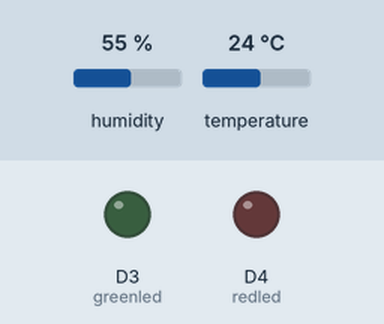
This sketch was run on a simulated ESP8266 (NodeMCU). Parts: output pins drawn as LEDs (lit = HIGH). The test bench sets the inputs (shaded band); at power-on: temperature 24 °C, humidity 55 %. WiFi joins after 1.5 s; servers stay silent unless stated; what the sketch prints to the serial monitor is not drawn.

Above: at 4.0 s.
4.1 s: temperature set to 27 °C
At 7.4 s:
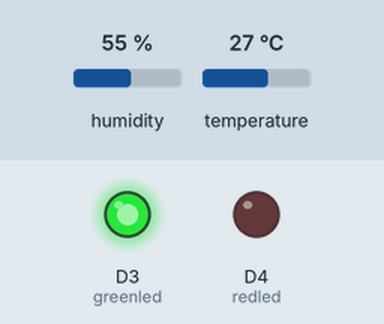
At 13.1 s:
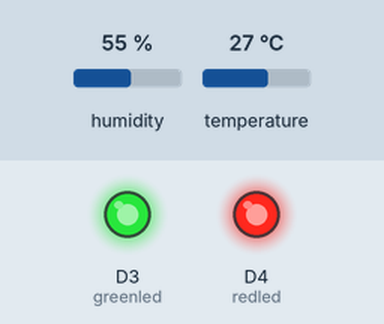
Timing chart, 0 to 14.6 s (numbered marks = the images above; inputs shaded):
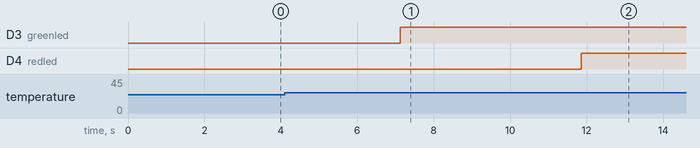

Measured:
- the behaviour switches between 25 and 26 °C on temperature (found by bisection; images 0 and 1)
- after the input at 4.1 s, D4 (redled): LOW → HIGH after 7.8 s

The sketch:

cold_rom_2.ino
```cpp
#define BLYNK_PRINT Serial
#include <BlynkSimpleEsp8266.h>// blynk library
#include <ESP8266WiFi.h>    // esp8266 library
#include <FirebaseArduino.h>// firebase library
#include <DHT.h>  // dht11 temperature and humidity sensor library

#define FIREBASE_HOST "cold-room-9b2fd.firebaseio.com"// host name
#define FIREBASE_AUTH "r22bcsV8qv3VVtiI3SOMti7Mmd88pR07HJiJka3V" // secreat key of firebase
char auth[] = "6z-rFKQFJAnmJJyaxG2bD5kMEGu7JmHO"; // key of blynk
#define WIFI_SSID "Rugema"
#define WIFI_PASSWORD "ru123456" //password of wifi ssid
BlynkTimer timer;
#define DHTPIN D2            // what digital pin we're connected to
#define DHTTYPE DHT11      // select dht type as DHT 11 or DHT22
DHT dht(DHTPIN, DHTTYPE);// construct with datapin and dhtype as parameters
int greenled=D3;  // assign  red led to digital pin 3
int redled=D4; // assign green led to digital 4
float t,h=0; // declare variable to hold sensor as input
// create method to send data to blynk
void sendSensor()
{
  Blynk.virtualWrite(V1, t); // write the temperature from the DHT to virtual pin
  delay (200);  // pause program 200 ms
  Blynk.virtualWrite(V2, h);// write the humidity from the DHT sensor
  delay (200);
 }
void setup()
{
  pinMode (D3,OUTPUT); // set D3 as output pin
  pinMode (D4, OUTPUT);// set D4 as output pin
  Serial.begin(9600);  // set the baud rate of serial monitor
  delay(1000);          // pause program 1 second
  WiFi.begin(WIFI_SSID, WIFI_PASSWORD); //start the wifi
  Serial.print("Connecting to ");
  Serial.print(WIFI_SSID);   // print on serial monitor ssid name
  // scann the network status
  while (WiFi.status() != WL_CONNECTED) {
    Serial.print("."); // print dot while network is not available
    delay(500);
  }
  Serial.println();
  Serial.print("Connected to ");
  Serial.println(WIFI_SSID);
  Serial.print("IP Address is : ");
  Serial.println(WiFi.localIP());      //print local IP address
  Firebase.begin(FIREBASE_HOST, FIREBASE_AUTH);  // connect to firebase
  Blynk.begin(auth, WIFI_SSID, WIFI_PASSWORD);
  timer.setInterval(1000L, sendSensor);
  dht.begin();                             //Start reading dht sensor
}

void loop() {
    Blynk.run();
  timer.run();
   h = dht.readHumidity();    // Reading temperature or humidity takes about 250 milliseconds!
   t = dht.readTemperature();  // Read temperature as Celsius (the default)

  if (isnan(h) || isnan(t)) {
    // Check if any reads failed and exit early (to try again).
    Serial.println(F("Failed to read from DHT sensor!"));
    return;
    delay(2000);
     }

  Serial.print("Humidity: ");  Serial.print(h);  // print on serial monitor temp, and humidity
  String fireHumid = String(h) + String("%");     //convert integer humidity to string humidity
  Serial.print("%  Temperature: ");  Serial.print(t);  Serial.println("°C ");
  String fireTemp = String(t) + String("°C");      //convert integer temperature to string temperature
  delay(4000);

  Firebase.pushString("/DHT11/Humidity", fireHumid);  //setup path and send readings
  Firebase.pushString("/DHT11/Temperature", fireTemp);//setup path and send readings
 if(t>25)
 {
  digitalWrite(redled,HIGH);  // blink green led if temperature goes up 25
  }
  else
  {
    digitalWrite(greenled,1);  // blink red led if temperature goes bellow 25
    }
}
```
